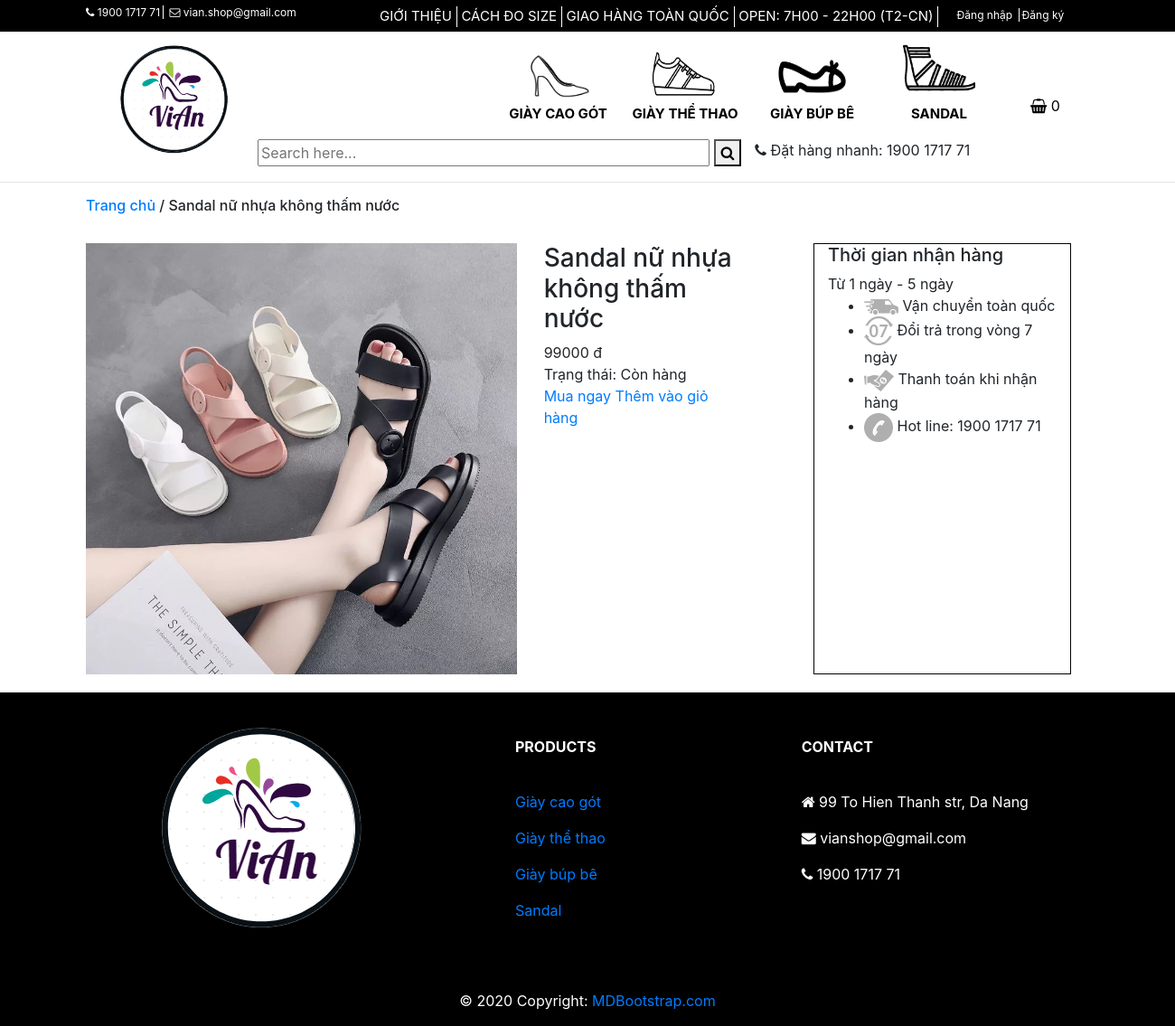
/detail.php?quanly=detail&id=1, run on the app's committed database.
### tables this page shows
create table products(
id INT NOT NULL AUTO_INCREMENT NOT NULL PRIMARY KEY,
name VARCHAR(255) NOT NULL,
category_id INT NOT NULL,
image VARCHAR(255) DEFAULT NULL,
decription TEXT DEFAULT NULL,
price FLOAT NOT NULL,
created DATE NULL DEFAULT CURRENT_TIMESTAMP,
quantity INT NOT NULL
);

### detail.php (the view, shortened to what this page needs)
<?php
  include "includes/dbconnection.php";
  $sql = "SELECT products.*,categories.categoryName FROM products JOIN categories ON categories.id=products.category_id  WHERE products.id = '$_GET[id]' ";
    $result = mysqli_query($con,$sql);
?>
<!doctype html>
<html lang="en">
<head>
    <link rel="stylesheet" href="css/style-index.css">
    <link rel="stylesheet" href="https://maxcdn.bootstrapcdn.com/font-awesome/4.7.0/css/font-awesome.min.css">
    <link rel="stylesheet" href="https://stackpath.bootstrapcdn.com/bootstrap/4.3.1/css/bootstrap.min.css"
>
</head>
<body>
    <?php
    include "includes/top-header.php";
    include 'includes/header.php';
    $row = mysqli_fetch_array($result);
   ?>
    <hr>
    <div class="container">
        <div class="name-page">
            <h6><a href="index.php">Trang chủ</a><span> / <?php echo htmlentities($row['name']);?></span></h6>
        </div>
        <br>
        <div class="row">
            <div class="col-md-8 left">
                <div class="row">
                    <div class="col-md-8">
                        <img src="image-product/<?php echo htmlentities($row['category_id']);?>/<?php echo htmlentities($row['image']);?>"
                            style="width:100%;height:auto" alt="">
                    </div>
                    <div class="col-md-4">
                        <div>
                            <h3><?php echo htmlentities($row['name']);?> </h3>
                        </div>
                        <div><?php echo htmlentities($row['price']);?> đ </div>
                        <div class="status"> Trạng thái:
                            <?php
                              if ($row['quantity'] == 0 ){
                                echo "Hết hàng";
                              }else {
                                echo "Còn hàng";
                              }
                             ?>
                        </div>
                        <a href="">Mua ngay</a>
                        <a href="detail.php?page=product&action=add & id=<?php echo $row['id']; ?>">Thêm vào giỏ hàng</a>
                    </div>
                </div>
            </div>
            <div class="col-md-3" style="border:1px solid black">
                <h5>Thời gian nhận hàng</h5>
                <div>Từ 1 ngày - 5 ngày</div>
                <ul>
                    <li><img src="image-page/transport.png" alt=""> Vận chuyển toàn quốc</li>
                    <li><img src="image-page/exchange.png" alt=""> Đổi trả trong vòng 7 ngày</li>
                    <li><img src="image-page/pay-money.png" alt=""> Thanh toán khi nhận hàng</li>
                    <li><img src="image-page/phone.png" alt=""> Hot line: 1900 1717 71</li>
                </ul>
            </div>
        </div>
    </div>
    <?php include 'includes/FOOTER.php';?>
</body>
</html>

### css/style-index.css (style rules this page uses)
a { color: white; }
.name-page { display: flex; }
.left { margin-right: 60px; }

### data on the page
products: name "Sandal nữ nhựa không thấm nước", image (picture), price "99000"

### other printed values
$totalquantity "0"
